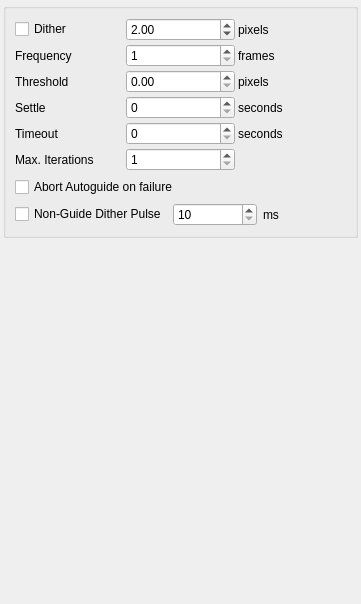
<?xml version="1.0" encoding="UTF-8"?>
<ui version="4.0">
 <class>OpsDither</class>
 <widget class="QWidget" name="OpsDither">
  <property name="geometry">
   <rect>
    <x>0</x>
    <y>0</y>
    <width>361</width>
    <height>604</height>
   </rect>
  </property>
  <layout class="QVBoxLayout" name="verticalLayout_2">
   <property name="spacing">
    <number>3</number>
   </property>
   <property name="leftMargin">
    <number>3</number>
   </property>
   <property name="topMargin">
    <number>3</number>
   </property>
   <property name="rightMargin">
    <number>3</number>
   </property>
   <property name="bottomMargin">
    <number>3</number>
   </property>
   <item>
    <widget class="QGroupBox" name="groupBox_3">
     <property name="title">
      <string></string>
     </property>
     <layout class="QVBoxLayout" name="verticalLayout">
      <item>
       <layout class="QGridLayout" name="gridLayout">
        <property name="spacing">
         <number>3</number>
        </property>
        <item row="0" column="1">
         <widget class="QDoubleSpinBox" name="kcfg_DitherPixels">
          <property name="toolTip">
           <string>Number of pixels to move the guiding square in a random direction.</string>
          </property>
          <property name="minimum">
           <double>0.100000000000000</double>
          </property>
          <property name="maximum">
           <double>10.000000000000000</double>
          </property>
          <property name="singleStep">
           <double>0.100000000000000</double>
          </property>
          <property name="value">
           <double>2.000000000000000</double>
          </property>
         </widget>
        </item>
        <item row="3" column="0">
         <widget class="QLabel" name="label_4">
          <property name="toolTip">
           <string>After dither is successful, wait for this many seconds before proceeding.</string>
          </property>
          <property name="text">
           <string>Settle</string>
          </property>
         </widget>
        </item>
        <item row="3" column="2">
         <widget class="QLabel" name="label_5">
          <property name="text">
           <string>seconds</string>
          </property>
         </widget>
        </item>
        <item row="2" column="0">
         <widget class="QLabel" name="label_6">
          <property name="toolTip">
           <string/>
          </property>
          <property name="text">
           <string>Threshold</string>
          </property>
         </widget>
        </item>
        <item row="4" column="1">
         <widget class="QSpinBox" name="kcfg_DitherTimeout">
          <property name="toolTip">
           <string>time limit for successful dither settling</string>
          </property>
          <property name="maximum">
           <number>360</number>
          </property>
         </widget>
        </item>
        <item row="0" column="0">
         <widget class="QCheckBox" name="kcfg_DitherEnabled">
          <property name="toolTip">
           <string>Move locked guiding square location after frame capture</string>
          </property>
          <property name="text">
           <string>Dither</string>
          </property>
         </widget>
        </item>
        <item row="0" column="2">
         <widget class="QLabel" name="l_22">
          <property name="text">
           <string>pixels</string>
          </property>
         </widget>
        </item>
        <item row="2" column="1">
         <widget class="QDoubleSpinBox" name="kcfg_DitherThreshold">
          <property name="toolTip">
           <string>Maximum allowable distance for guiding to be considered settled.</string>
          </property>
          <property name="maximum">
           <double>50.000000000000000</double>
          </property>
         </widget>
        </item>
        <item row="4" column="2">
         <widget class="QLabel" name="label_9">
          <property name="text">
           <string>seconds</string>
          </property>
         </widget>
        </item>
        <item row="2" column="2">
         <widget class="QLabel" name="label_7">
          <property name="text">
           <string>pixels</string>
          </property>
         </widget>
        </item>
        <item row="4" column="0">
         <widget class="QLabel" name="label_8">
          <property name="text">
           <string>Timeout</string>
          </property>
         </widget>
        </item>
        <item row="3" column="1">
         <widget class="QSpinBox" name="kcfg_DitherSettle">
          <property name="toolTip">
           <string>After dither is successful, wait for this many seconds before proceeding.</string>
          </property>
          <property name="maximum">
           <number>360</number>
          </property>
         </widget>
        </item>
        <item row="1" column="1">
         <widget class="QSpinBox" name="kcfg_DitherFrames">
          <property name="toolTip">
           <string>Dither after this many captured frames in the CCD module</string>
          </property>
          <property name="minimum">
           <number>1</number>
          </property>
          <property name="maximum">
           <number>60</number>
          </property>
         </widget>
        </item>
        <item row="1" column="2">
         <widget class="QLabel" name="label">
          <property name="text">
           <string>frames</string>
          </property>
         </widget>
        </item>
        <item row="1" column="0">
         <widget class="QLabel" name="label_15">
          <property name="toolTip">
           <string>Dither after this many captured frames in the CCD module</string>
          </property>
          <property name="text">
           <string>Frequency</string>
          </property>
         </widget>
        </item>
        <item row="5" column="0">
         <widget class="QLabel" name="label_3">
          <property name="toolTip">
           <string>&lt;html&gt;&lt;head/&gt;&lt;body&gt;&lt;p&gt;Maximum dithering iteration attempts before giving up&lt;/p&gt;&lt;/body&gt;&lt;/html&gt;</string>
          </property>
          <property name="text">
           <string>Max. Iterations</string>
          </property>
         </widget>
        </item>
        <item row="5" column="1">
         <widget class="QSpinBox" name="kcfg_DitherMaxIterations">
          <property name="toolTip">
           <string>&lt;html&gt;&lt;head/&gt;&lt;body&gt;&lt;p&gt;Maximum dithering iteration attempts before giving up&lt;/p&gt;&lt;/body&gt;&lt;/html&gt;</string>
          </property>
          <property name="minimum">
           <number>1</number>
          </property>
          <property name="maximum">
           <number>30</number>
          </property>
         </widget>
        </item>
       </layout>
      </item>
      <item>
       <widget class="QCheckBox" name="kcfg_DitherFailAbortsAutoGuide">
        <property name="toolTip">
         <string>&lt;html&gt;&lt;head/&gt;&lt;body&gt;&lt;p&gt;If checked, autoguiding is aborted when dithering fails. Otherwise, guiding resumes normally.&lt;/p&gt;&lt;/body&gt;&lt;/html&gt;</string>
        </property>
        <property name="text">
         <string>Abort Autoguide on failure</string>
        </property>
       </widget>
      </item>
      <item>
       <layout class="QHBoxLayout" name="horizontalLayout">
        <item>
         <widget class="QCheckBox" name="kcfg_DitherNoGuiding">
          <property name="toolTip">
           <string>&lt;html&gt;&lt;head/&gt;&lt;body&gt;&lt;p&gt;Perform dithering when not guiding.&lt;/p&gt;&lt;/body&gt;&lt;/html&gt;</string>
          </property>
          <property name="text">
           <string>Non-Guide Dither Pulse</string>
          </property>
         </widget>
        </item>
        <item>
         <widget class="QSpinBox" name="kcfg_DitherNoGuidingPulse">
          <property name="toolTip">
           <string>Pulse length in milliseconds to command mount motion in a random direction</string>
          </property>
          <property name="minimum">
           <number>10</number>
          </property>
          <property name="maximum">
           <number>10000</number>
          </property>
          <property name="singleStep">
           <number>100</number>
          </property>
         </widget>
        </item>
        <item>
         <widget class="QLabel" name="label_10">
          <property name="text">
           <string>ms</string>
          </property>
         </widget>
        </item>
       </layout>
      </item>
     </layout>
    </widget>
   </item>
   <item>
    <spacer name="verticalSpacer">
     <property name="orientation">
      <enum>Qt::Vertical</enum>
     </property>
     <property name="sizeHint" stdset="0">
      <size>
       <width>20</width>
       <height>40</height>
      </size>
     </property>
    </spacer>
   </item>
  </layout>
 </widget>
 <resources/>
 <connections/>
</ui>
